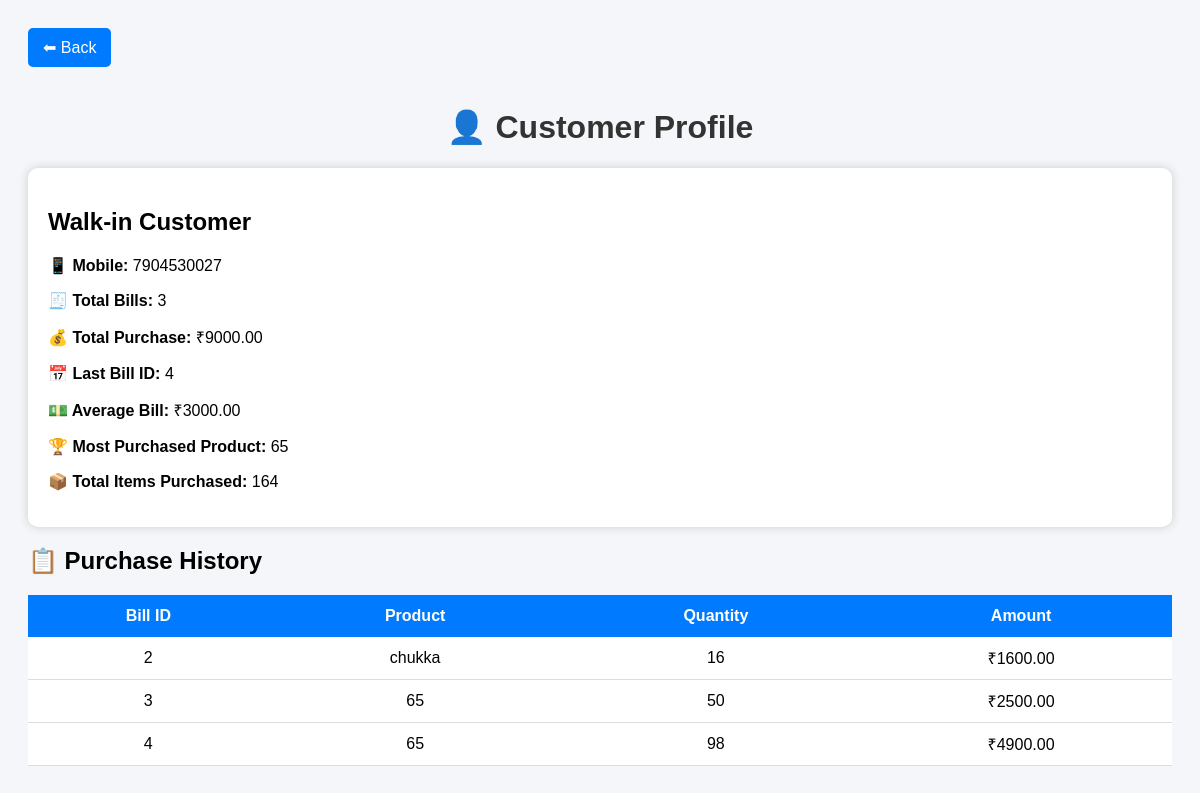
The app's page /customer/7904530027 (signed in) with its own data.
### app.py (models this page shows)
class Bill(db.Model):
    __tablename__ = "bill"
    id = db.Column(db.Integer, primary_key=True)
    customer_name = db.Column(db.String(100))
    mobile = db.Column(db.String(20))
    product = db.Column(db.String(100))
    quantity = db.Column(db.Integer)
    price = db.Column(db.Float)
    total = db.Column(db.Float)
    created_at = db.Column(db.DateTime, default=datetime.utcnow)
    shop_id = db.Column(db.Integer, db.ForeignKey("shop.id"))

### app.py (the view)
@app.route("/customer/<mobile>")
def customer_profile(mobile):
    if "shop_id" not in session:
        return redirect("/login")
    bills = Bill.query.filter_by(
        mobile=mobile,
        shop_id=session["shop_id"]
    ).all()
    if not bills:
        return "Customer Not Found"
    customer_name = bills[0].customer_name
    total_bills = len(bills)
    total_purchase = sum(
        bill.total or 0
        for bill in bills
    )
    last_purchase = max(
        bills,
        key=lambda x: x.id
    )
    average_bill = round(
        total_purchase / total_bills,
        2
    ) if total_bills else 0
    product_count = {}
    total_items = 0
    for bill in bills:
        qty = bill.quantity or 0
        total_items += qty
        if bill.product:
            product_count[bill.product] = (
                product_count.get(
                    bill.product,
                    0
                )
                +
                qty
            )
    most_product = (
        max(
            product_count,
            key=product_count.get
        )
        if product_count
        else "No Purchase"
    )
    return render_template(
        "customer_profile.html",
        customer_name=customer_name,
        mobile=mobile,
        bills=bills,
        total_bills=total_bills,
        total_purchase=total_purchase,
        last_purchase=last_purchase,
        average_bill=average_bill,
        most_product=most_product,
        total_items=total_items
    )

### templates/customer_profile.html (shortened to what this page needs)
<!DOCTYPE html>
<html>
<head>
</head>
<body>
<a href="/customers" class="btn">⬅ Back</a>
<h1>👤 Customer Profile</h1>
<div class="card">
<h2>{{ customer_name }}</h2>
<p><b>📱 Mobile:</b> {{ mobile }}</p>
<p><b>🧾 Total Bills:</b> {{ total_bills }}</p>
<p><b>💰 Total Purchase:</b> ₹{{ "%.2f"|format(total_purchase) }}</p>
<p><b>📅 Last Bill ID:</b> {{ last_purchase.id }}</p>
<p><b>💵 Average Bill:</b> ₹{{ "%.2f"|format(average_bill) }}</p>
<p><b>🏆 Most Purchased Product:</b> {{ most_product }}</p>
<p><b>📦 Total Items Purchased:</b> {{ total_items }}</p>
</div>
<h2>📋 Purchase History</h2>
<div class="table-box">
<table>
<tr>
    <th>Bill ID</th>
    <th>Product</th>
    <th>Quantity</th>
    <th>Amount</th>
</tr>
{% for bill in bills %}
<tr>
    <td>{{ bill.id }}</td>
    <td>{{ bill.product }}</td>
    <td>{{ bill.quantity }}</td>
    <td>₹{{ "%.2f"|format(bill.total) }}</td>
</tr>
{% else %}
<tr>
    <td colspan="4">No Purchase History</td>
</tr>
{% endfor %}
</table>
</div>
</body>
</html>

### templates/customer_profile.html (style rules this page uses)
body { font-family:Arial,sans-serif; background:#f4f6f9; padding:20px; }
h1 { text-align:center; color:#333; }
.card { background:white; padding:20px; border-radius:10px; box-shadow:0 0 10px #ccc; margin-bottom:20px; }
.btn { display:inline-block; margin-bottom:20px; background:#007bff; color:white; padding:10px 15px; text-decoration:none; border-radius:5px; }
.table-box { overflow-x:auto; }
table { width:100%; border-collapse:collapse; background:white; box-shadow:0 0 10px #ccc; }
th { background:#007bff; color:white; padding:12px; }
td { padding:10px; text-align:center; border-bottom:1px solid #ddd; }

### records on screen
Bill: customer_name "Walk-in Customer", id "2", product "chukka", quantity "16", total "1600.00"
Bill: id "4", product "65", quantity "98", total "4900.00"
Bill: product "65", id "3", quantity "50", total "2500.00"

### other values on screen
{{ mobile }} "7904530027"
{{ total_bills }} "3"
{{ "%.2f"|format(total_purchase) }} "9000.00"
{{ "%.2f"|format(average_bill) }} "3000.00"
{{ total_items }} "164"
